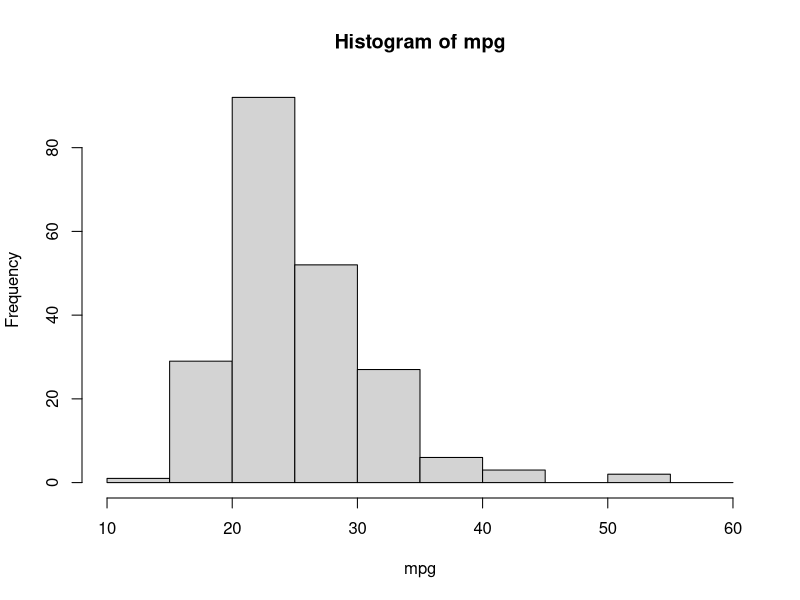
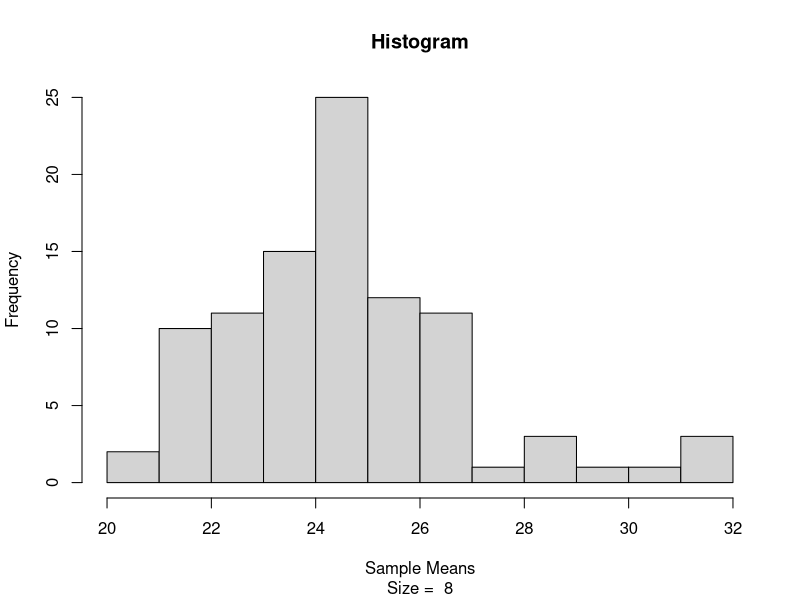
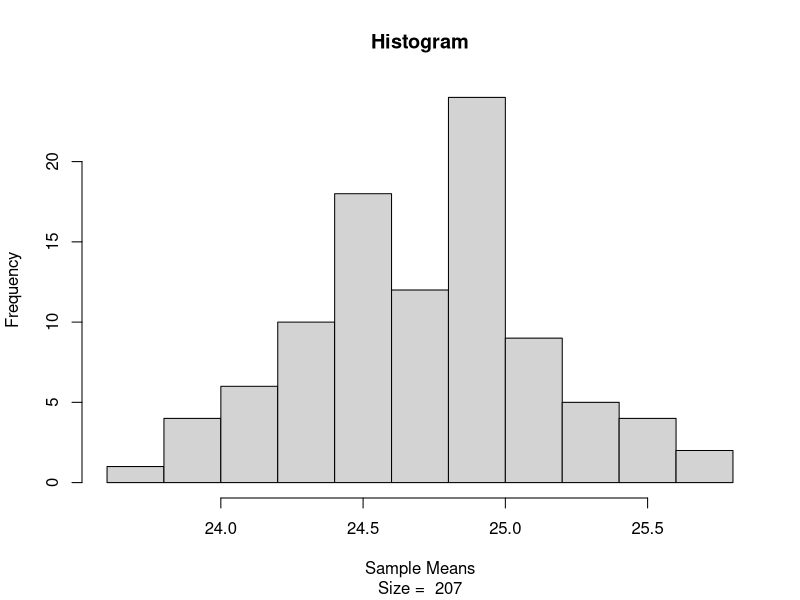

Recreate these plots in R, in order.
##### R Project 5: Central Limit Theorem
##### Name: Tanuj Dave
##### Version Number: 1



## (C1) Load the file Cars_Dataset.csv into R
cars <- read.csv("Cars_Dataset.csv")
mpg <- cars$Overall_MPG
category <- cars$Weight_Category



## (C2) Table of category
	# Code
table(category)


	# Copy and paste results here
#category
#Heavy Weight  Light Weight Medium Weight 
#20            24           168


	# What category has the most cars?
# medium weight has the most cars (168).

	# What category has the least cars?
# heavy weight has the least cars (20).



## (C3) Find estimates for the Mean, Variance, Standard Deviation Estimates for mpg using Built-In R Functions

	# Mean Code
mean(mpg)

	# Copy and paste mean results here
# 24.70047
	
	
	# Variance Code
var(mpg)
	
	# Copy and paste variance results here
# 37.07929

	# Standard Deviation Code
sd(mpg)
	
	# Copy and paste standard deviation results here
# 6.089277



## (C4) Histogram of mpg
	## Remember to save your plot and also submit it to Gradescope.

	# Code:
hist(mpg, right = FALSE, breaks = seq(10, 60, 5))


	# Describe your histogram:
# The histogram is skewed right, and has an outlier.





# (C5) Shapiro-Wilk test on mpg

	# Code:
shapiro.test(mpg)

	# Copy and paste results here

#Shapiro-Wilk normality test

#data:  mpg
#W = 0.91039, p-value = 5.28e-10


	# Do you think that your population is normally distributed?
# no

	# Reason: 
# the p value is smaller than 0.05, thus it is not normally distributed
# Based on the histogram graph of the mpg, since it is skewed right,
#it is not normally distributed



	

# (C6) Copy and paste function, then run it.
sampling_jp <- function(dataset, seed_value, num_samples, sizejp){
  samples1 <- matrix(NA, nrow = num_samples, ncol = sizejp)
  set.seed(seed_value)
  for(i in 1:num_samples){
    samples1[i,] <- sample(dataset, size = sizejp, replace = TRUE)
  }
  rowmeans1 <- rowMeans(samples1)
  graph <- hist(rowmeans1, right = FALSE, xlab = "Sample Means",
                main = "Histogram",
                sub = paste("Size = ", sizejp))
  sw <- shapiro.test(rowmeans1)
  result <- list(SampleMeans = rowmeans1, Shapiro = sw, Histogram = graph)
  return(result)
}




# (Q7) Describe the difference between the terms "number of samples" and "sample size".

	# Number of Samples: is the total number of samples taken into account


	# Sample Size: is the total number of entries in each sample, or the size of the sample.




# (Q8) Describe what each individual part is doing in (C6) for code provided


	# sample() does: randomly returns a sample from the given distribution 
# the number of sample


	# dataset does: provides the data for sample to choose randomly from


	# size = sizejp does: defines the number of entries in the sample that is returned by sample() 


	# replace = TRUE does: enables re-choosing an entry from the dataset, thus duplicates are allowed.






# (C9) Build sampling distribution of samples of mpg
	## Remember to save your histogram and also submit it to Gradescope.

	# Code:
run1 <- sampling_jp(mpg, 20, 95, 8)


	
	# Copy and paste Shapiro-Wilk test results here

#Shapiro-Wilk normality test

#data:  rowmeans1
#W = 0.93428, p-value = 0.0001328




# (C10) Build sampling distribution of samples of mpg
	## Remember to save your histogram and also submit it to Gradescope.

	# Code:
run2<-sampling_jp(mpg, 20, 95, 207)


	
	# Copy and paste Shapiro-Wilk test results here
#$Shapiro

#Shapiro-Wilk normality test

#data:  rowmeans1
#W = 0.99255, p-value = 0.8789





# (Q11) From (C9): Does it appear normally distributed?  Why or why not?
	# Normally Distributed (Yes or No): No

	# Reason using histogram:
# The run1 histogram is skewed right with outliers thus, it is not normally
# distributed.


	# Reason using the Shapiro-Wilk Test:
#the p value produced by the test is p-value = 0.0001328, which is less than 0.05
# that we use to determine the normality. Thus, the distribution is not normal.





# (Q12) From (C10): Does it appear normally distributed?  Why or why not?
	# Normally Distributed (Yes or No): Yes

	# Reason using histogram:
# The graph is fairly normally distributed as it as a shape resembling a bell curve
# with peak in the middle, though it has 2 peaks, they are close enough.



	# Reason using the Shapiro-Wilk Test:
# The p value is p-value = 0.8789 which is greater than 0.05
# which we are using to determine normality, thus it has a normal distribution.




# (Q13) CLT?
	# Can CLT be used in (C9)?: No

	# Reason: Since the sample size 8 < 30, we need to check if the population is not too
# different from the normal, but checking the population histogram, it is not normal. Thus,
# we cannot use CLT for C9


	# Can CLT be used in (C10)?: Yes

	# Reason: The sample size 207 > 30, thus using CLT would be fine.




# (Q14) Expected Value of the Sample Mean using CLT formulas

	# Code for first sample size:
mean(mpg)


	# Copy and paste results here, 24.70047




	# Code for second sample size:
mean(mpg)


	# Copy and paste results here, 24.70047

	
	
	
	
# (Q15) Standard Deviation of the Sample Mean using CLT formulas

	# Code for first sample size: sd(mpg)/sqrt(8)



	# Copy and paste results here: 2.152884




	# Code for second sample size: sd(mpg)/sqrt(207)



	# Copy and paste results here: 0.423234
	
	
	
	
	
# (C16) Average of the Sample Means from C9 and C10

	# Code for average of sample means from C9: mean(run1$SampleMeans)


	# Copy and paste results here: 24.60658



	# Code for average of sample means from C10: mean(run2$SampleMeans)


	# Copy and paste results here: 24.72713

	
	
# (C17) Standard Deviation of the Sample Means from C9 and C10

	# Code for standard deviation of sample means from C9: sd(run1$SampleMeans)


	# Copy and paste results here: 2.243135



	# Code for standard deviation of sample means from C10: sd(run2$SampleMeans)


	# Copy and paste results here: 0.4183305
	
	
	



	
# (Q18) Does the CLT approximation appear to get better as the sample size increased? Why or why not?

	# Does it get better? Yes


	# Reason: As the  sample size increases, the standard deviation of the mean of the samples get closer to
# the actual mean as it more closely resembles the original data and has more and more chunks of data from the
# dataset thus mean/average gets closer and the deviation starts going toward the original one.




